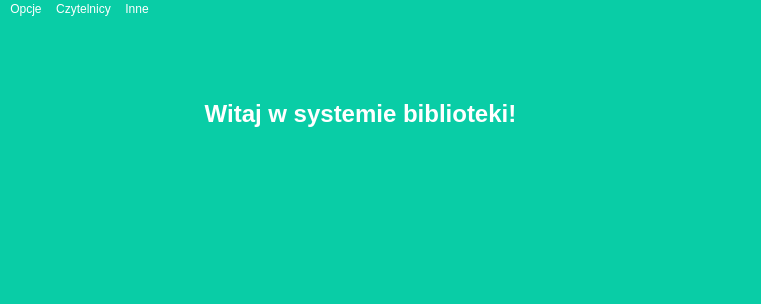
<?xml version="1.0" encoding="UTF-8"?>
<ui version="4.0">
 <class>BibliotekaBibliotekarz</class>
 <widget class="QMainWindow" name="BibliotekaBibliotekarz">
  <property name="geometry">
   <rect>
    <x>0</x>
    <y>0</y>
    <width>761</width>
    <height>304</height>
   </rect>
  </property>
  <property name="windowTitle">
   <string>System Biblioteki</string>
  </property>
  <property name="styleSheet">
   <string notr="true">background-color: rgb(9, 205, 166);
color: rgb(255, 255, 255);</string>
  </property>
  <widget class="QWidget" name="centralwidget">
   <widget class="QLabel" name="label">
    <property name="geometry">
     <rect>
      <x>40</x>
      <y>20</y>
      <width>641</width>
      <height>151</height>
     </rect>
    </property>
    <property name="text">
     <string>&lt;html&gt;&lt;head/&gt;&lt;body&gt;&lt;p align=&quot;center&quot;&gt;&lt;span style=&quot; font-size:18pt; font-weight:600;&quot;&gt;Witaj w systemie biblioteki!&lt;/span&gt;&lt;/p&gt;&lt;/body&gt;&lt;/html&gt;</string>
    </property>
    <property name="alignment">
     <set>Qt::AlignCenter</set>
    </property>
   </widget>
  </widget>
  <widget class="QStatusBar" name="statusbar"/>
  <widget class="QMenuBar" name="menubar">
   <property name="geometry">
    <rect>
     <x>0</x>
     <y>0</y>
     <width>761</width>
     <height>17</height>
    </rect>
   </property>
   <widget class="QMenu" name="menuOpcje">
    <property name="title">
     <string>Opcje</string>
    </property>
    <addaction name="separator"/>
    <addaction name="actionPrzegl_daj_ksi_ki_2"/>
    <addaction name="actionWyloguj"/>
   </widget>
   <widget class="QMenu" name="menuU_ytkownicy">
    <property name="title">
     <string>Czytelnicy</string>
    </property>
    <addaction name="actionPrzegl_daj_czytelnik_w"/>
   </widget>
   <widget class="QMenu" name="menuInne">
    <property name="title">
     <string>Inne</string>
    </property>
    <addaction name="actionO_programie"/>
   </widget>
   <addaction name="menuOpcje"/>
   <addaction name="menuU_ytkownicy"/>
   <addaction name="menuInne"/>
  </widget>
  <action name="actionPrzegl_daj_ksi_ki">
   <property name="icon">
    <iconset>
     <normaloff>:/Images/ksiazka.png</normaloff>:/Images/ksiazka.png</iconset>
   </property>
   <property name="text">
    <string>Przeglądaj książki</string>
   </property>
  </action>
  <action name="actionPrzegl_daj_czytelnik_w">
   <property name="text">
    <string>Przeglądaj czytelników</string>
   </property>
  </action>
  <action name="actionWyloguj">
   <property name="text">
    <string>Wyloguj</string>
   </property>
  </action>
  <action name="actionPrzegl_daj_ksi_ki_2">
   <property name="icon">
    <iconset>
     <normaloff>:/Images/ksiazka.png</normaloff>:/Images/ksiazka.png</iconset>
   </property>
   <property name="text">
    <string>Przeglądaj książki</string>
   </property>
  </action>
  <action name="actionO_programie">
   <property name="text">
    <string>O programie</string>
   </property>
  </action>
 </widget>
 <resources/>
 <connections/>
</ui>
